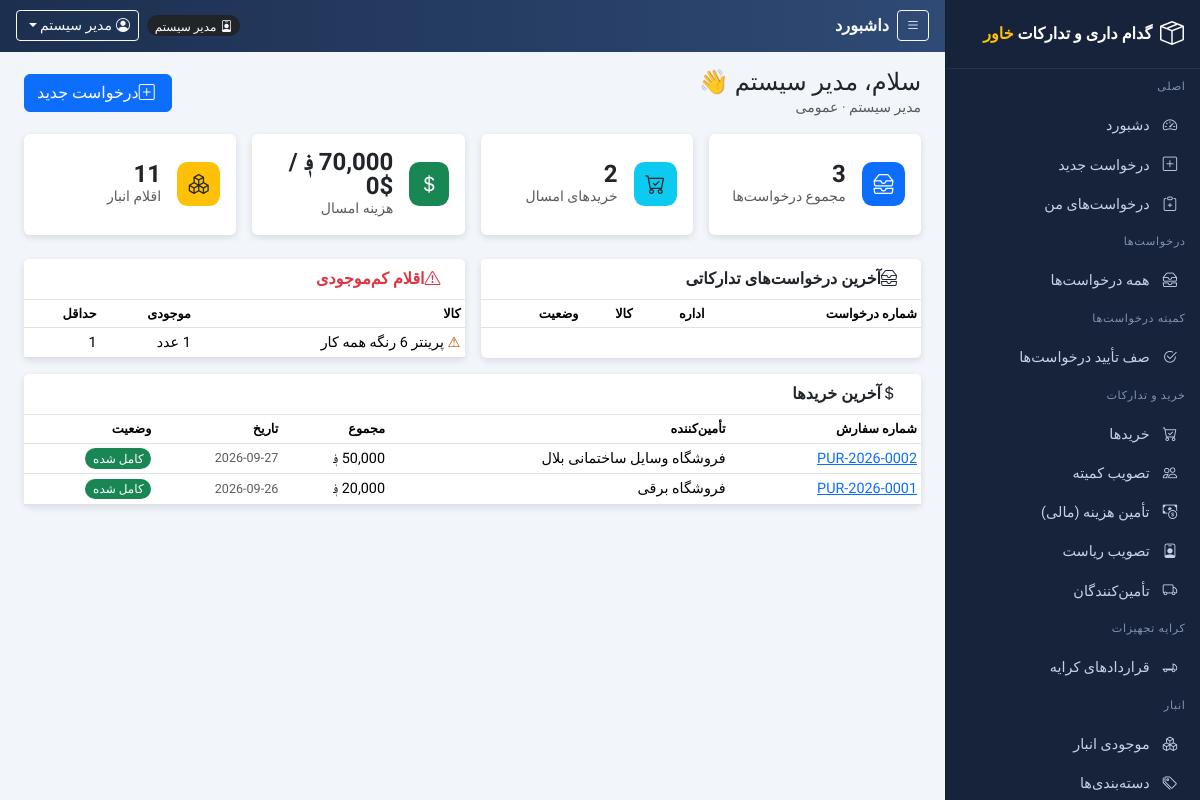
/index.php (signed in), run on the app's committed database.
### tables this page shows
CREATE TABLE `users` (
  `id` int(10) UNSIGNED NOT NULL,
  `username` varchar(50) NOT NULL,
  `password` varchar(255) NOT NULL COMMENT 'bcrypt hash (password_hash)',
  `name` varchar(100) NOT NULL,
  `role` enum('employee','procurement_manager','warehouse_manager','gate_security','committee','general_manager','finance','admin') NOT NULL DEFAULT 'employee',
  `department_id` int(10) UNSIGNED DEFAULT NULL,
  `email` varchar(120) DEFAULT NULL,
  `phone` varchar(30) DEFAULT NULL,
  `status` tinyint(1) NOT NULL DEFAULT 1,
  `created_at` timestamp NOT NULL DEFAULT current_timestamp()
);

CREATE TABLE `warehouse_items` (
  `id` int(10) UNSIGNED NOT NULL,
  `name` varchar(150) NOT NULL,
  `category_id` int(10) UNSIGNED DEFAULT NULL,
  `quantity` decimal(12,2) NOT NULL DEFAULT 0.00,
  `unit` varchar(20) NOT NULL DEFAULT 'pcs',
  `location` varchar(60) DEFAULT NULL,
  `min_stock` decimal(12,2) NOT NULL DEFAULT 0.00,
  `notes` text DEFAULT NULL,
  `created_at` timestamp NOT NULL DEFAULT current_timestamp(),
  `updated_at` timestamp NOT NULL DEFAULT current_timestamp() ON UPDATE current_timestamp()
);

CREATE TABLE `purchases` (
  `id` int(10) UNSIGNED NOT NULL,
  `purchase_no` varchar(30) NOT NULL,
  `request_id` int(10) UNSIGNED NOT NULL,
  `supplier_id` int(10) UNSIGNED DEFAULT NULL COMMENT 'final supplier',
  `selected_quotation_id` int(10) UNSIGNED DEFAULT NULL COMMENT 'winning quotation chosen by procurement',
  `quantity` decimal(12,2) NOT NULL,
  `unit_price` decimal(12,2) DEFAULT NULL,
  `total_cost` decimal(12,2) DEFAULT NULL,
  `currency` enum('AFN','USD') NOT NULL DEFAULT 'AFN' COMMENT 'AFN = افغانی, USD = دالر',
  `purchase_date` date DEFAULT NULL,
  `urgency` enum('normal','urgent') NOT NULL DEFAULT 'normal',
  `payment_status` enum('pending','paid') NOT NULL DEFAULT 'pending',
  `status` enum('draft','quotation','committee_pending','approved','supplier_selected','authority_approved','financed','ordered','received','completed','rejected') NOT NULL DEFAULT 'draft',
  `approved_by` int(10) UNSIGNED DEFAULT NULL,
  `committee_approved` tinyint(1) NOT NULL DEFAULT 0,
  `committee_note` text DEFAULT NULL,
  `authority_name` varchar(150) DEFAULT NULL COMMENT 'name of the approving president / executive director',
  `authority_position` varchar(150) DEFAULT NULL COMMENT 'position of the approving authority',
  `authority_approved_by` int(10) UNSIGNED DEFAULT NULL COMMENT 'user account that registered the approval',
  `authority_approved_at` datetime DEFAULT NULL,
  `authority_note` text DEFAULT NULL COMMENT 'comment of the company presidency',
  `finance_method` enum('bank_cheque','cash','bank_transfer','other') DEFAULT NULL COMMENT 'how finance delivers the money',
  `finance_ref_no` varchar(60) DEFAULT NULL COMMENT 'cheque / voucher / reference number',
  `finance_amount` decimal(14,2) DEFAULT NULL COMMENT 'amount handed over by finance',
  `finance_currency` enum('AFN','USD') NOT NULL DEFAULT 'AFN' COMMENT 'currency of the handed-over amount',
  `finance_note` text DEFAULT NULL COMMENT 'message from finance to the purchasing department',
  `finance_released_by` int(10) UNSIGNED DEFAULT NULL,
  `finance_released_at` datetime DEFAULT NULL,
  `order_registered_by` int(10) UNSIGNED DEFAULT NULL,
  `order_registered_at` datetime DEFAULT NULL,
  `announcement_note` text DEFAULT NULL COMMENT 'public announcement / bulk',
  `created_at` timestamp NOT NULL DEFAULT current_timestamp(),
  `updated_at` timestamp NOT NULL DEFAULT current_timestamp() ON UPDATE current_timestamp()
);

CREATE TABLE `suppliers` (
  `id` int(10) UNSIGNED NOT NULL,
  `name` varchar(150) NOT NULL,
  `contact_person` varchar(100) DEFAULT NULL,
  `phone` varchar(30) DEFAULT NULL,
  `email` varchar(120) DEFAULT NULL,
  `address` varchar(255) DEFAULT NULL,
  `notes` text DEFAULT NULL,
  `created_at` timestamp NOT NULL DEFAULT current_timestamp()
);

### includes/dash_admin.php (the view, shortened to what the rows shown need)
<?php
$recentPur = fetch_all("SELECT p.id, p.purchase_no, s.name supplier, p.total_cost, p.currency, p.purchase_date, p.status
  FROM purchases p LEFT JOIN suppliers s ON s.id=p.supplier_id ORDER BY p.id DESC LIMIT 8");
$low = fetch_all("SELECT w.name, w.quantity, w.unit, w.min_stock FROM warehouse_items w
  WHERE w.quantity <= w.min_stock ORDER BY (w.quantity - w.min_stock) ASC LIMIT 6");
?>
<div class="row g-3 mb-3">
  <div class="col-lg-6">
    <div class="card h-100">
      <div class="table-responsive"><table class="table table-sm table-hover align-middle mb-0">
        <thead><tr><th>شماره درخواست</th><th>اداره</th><th>کالا</th><th>وضعیت</th></tr></thead>
      </table></div>
    </div>
  </div>
  <div class="col-lg-6">
    <div class="card h-100">
      <div class="table-responsive"><table class="table table-sm table-hover align-middle mb-0">
        <thead><tr><th>کالا</th><th>موجودی</th><th>حداقل</th></tr></thead>
        <tbody>
        <?php foreach ($low as $w): ?>
          <tr class="low-stock"><td><?php echo h($w['name']); ?></td>
              <td><?php echo xnum($w['quantity']); ?> <?php echo h(unit_label($w['unit'])); ?></td>
              <td><?php echo xnum($w['min_stock']); ?></td></tr>
        <?php endforeach; ?>
        </tbody>
      </table></div>
    </div>
  </div>
</div>
<div class="card mb-4">
  <div class="table-responsive"><table class="table table-sm table-hover align-middle mb-0">
    <thead><tr><th>شماره سفارش</th><th>تأمین‌کننده</th><th>مجموع</th><th>تاریخ</th><th>وضعیت</th></tr></thead>
    <tbody>
    <?php foreach ($recentPur as $p): ?>
      <tr><td><a href="<?php echo $base; ?>/purchases/view.php?id=<?php echo $p['id']; ?>"><?php echo h($p['purchase_no']); ?></a></td>
          <td><?php echo h($p['supplier'] ?? '-'); ?></td>
          <td class="text-nowrap"><?php echo money_cur($p['total_cost'], $p['currency']); ?></td>
          <td class="text-muted small text-nowrap"><?php echo h($p['purchase_date'] ?? ''); ?></td>
          <td><?php echo badge($p['status']); ?></td></tr>
    <?php endforeach; ?>
    </tbody>
  </table></div>
</div>

### includes/header.php (shortened to what the rows shown need)
<?php
require_once __DIR__ . '/auth.php';
$me = $user ?? current_user();
$base = BASE_URL;
?>
<!DOCTYPE html>
<html lang="fa" dir="rtl">
<head>
<link rel="stylesheet" href="https://cdn.jsdelivr.net/npm/bootstrap@5.3.3/dist/css/bootstrap.min.css">
<link rel="stylesheet" href="https://cdn.jsdelivr.net/npm/bootstrap-icons@1.11.3/font/bootstrap-icons.min.css">
<link rel="stylesheet" href="<?php echo $base; ?>/assets/css/style.css">
</head>
<body class="app-rtl">
<div class="app-shell">
  <div class="app-main">
    <header class="app-topbar">
      <div class="d-flex align-items-center text-light gap-2">
        <span class="badge text-bg-dark rounded-pill"><i class="bi bi-person-badge ms-1"></i><?php echo h(role_label($me['role'])); ?></span>
        <div class="dropdown">
          <button class="btn btn-sm btn-outline-light dropdown-toggle" type="button" data-bs-toggle="dropdown" aria-expanded="false">
            <i class="bi bi-person-circle ms-1"></i><?php echo h($me['name']); ?>
          </button>
        </div>
      </div>
    </header>
    <main class="app-content container-fluid px-3 px-xl-4 pt-3">

### index.php (shortened to what the rows shown need)
<?php
require_once __DIR__ . '/includes/auth.php';
$user = require_login();
$role = $user['role'];
require_once __DIR__ . '/includes/header.php';
?>
<div class="page-title-row mb-3">
  <div>
    <h4 class="mb-0">سلام، <?php echo h($user['name']); ?> &#128075;</h4>
    <div class="text-muted small"><?php echo h(role_label($role)); ?> &middot; <?php echo h($user['department_name'] ?? 'عمومی'); ?></div>
  </div>
</div>
<?php
$dashFrag = [
    'employee' => 'employee', 'procurement_manager' => 'procurement_manager',
    'warehouse_manager' => 'warehouse_manager', 'gate_security' => 'gate_security',
    'committee' => 'committee', 'general_manager' => 'general_manager',
    'admin' => 'admin',
];
require __DIR__ . '/includes/dash_' . ($dashFrag[$role] ?? 'general_manager') . '.php';
?>
<?php require_once __DIR__ . '/includes/footer.php'; ?>

### includes/functions.php (shortened to what the rows shown need)
<?php
require_once __DIR__ . '/config.php';
function h($s)
{
    return htmlspecialchars((string)($s ?? ''), ENT_QUOTES);
}
function fetch_one($sql)
{
    global $conn;
    $r = $conn->query($sql);
    return ($r && $r->num_rows) ? $r->fetch_assoc() : null;
}
function fetch_all($sql)
{
    global $conn;
    $r = $conn->query($sql);
    if (method_exists($r, 'fetch_all')) { return $r->fetch_all(MYSQLI_ASSOC); }
    $rows = [];
    return $rows;
}
function money0($n)
{
    $v = (float)($n ?? 0);
    return number_format($v, $v === floor($v) ? 0 : 2);
}
function xnum($n)
{
    $v = (float)($n ?? 0);
    return number_format($v, $v === floor($v) ? 0 : 2);
}
function money_cur($n, $cur)
{
    $s = money0($n);
    if (strtoupper((string)($cur ?? 'AFN')) === 'USD') { return '$' . $s; }
    return $s . ' ؋';
}
function _req_statuses()
{
    return [
        'pending'            => 'در انتظار تعیین بخش کمیته',
        'committee_review'   => 'در انتظار تأیید کمیته',
        'closed'             => 'بسته شده (غیرضروری)',
        'rental_required'    => 'آماده ثبت قرارداد کرایه',
        'rental_active'      => 'کرایه فعال',
        'warehouse_check'    => 'بررسی انبار',
        'purchase_required'  => 'نیاز به خرید',
        'quotation_pending'  => 'در حال جمع‌آوری قیمت‌ها',
        'committee_pending'  => 'در انتظار کمیته',
        'approved'           => 'تصویب شده',
        'supplier_selected'  => 'تأمین‌کننده نهایی انتخاب شده',
        'authority_approved' => 'تصویب ریاست شرکت',
        'financed'           => 'هزینه تأمین شد (مالی)',
        'purchased'          => 'خریداری / سفارش داده شده',
        'received'           => 'دریافت شده در گیت',
        'completed'          => 'کامل شده',
    ];
}
function _pur_statuses()
{
    return [
        'draft'              => 'پیش‌نویس',
        'quotation'          => 'جمع‌آوری قیمت‌ها',
        'committee_pending'  => 'در انتظار کمیته',
        'approved'           => 'تصویب کمیته - انتخاب تأمین‌کننده',
        'supplier_selected'  => 'در انتظار تصویب ریاست شرکت',
        'authority_approved' => 'تصویب ریاست - در انتظار مالی',
        'financed'           => 'هزینه تأمین شد - آماده ثبت سفارش',
        'ordered'            => 'سفارش داده شده',
        'received'           => 'دریافت شده در گیت',
        'completed'          => 'کامل شده',
        'rejected'           => 'رد شده',
    ];
}
function badge_class($s)
{
    $map = [
        'pending' => 'text-bg-warning', 'committee_review' => 'text-bg-primary',
        'closed' => 'text-bg-secondary',
        'rental_required' => 'text-bg-info', 'rental_active' => 'text-bg-primary',
        'scheduled' => 'text-bg-warning', 'active' => 'text-bg-primary',
        'returned' => 'text-bg-success',
        'warehouse_check' => 'text-bg-info', 'purchase_required' => 'text-bg-warning',
        'quotation_pending' => 'text-bg-info', 'committee_pending' => 'text-bg-primary',
        'approved' => 'text-bg-primary', 'purchased' => 'text-bg-info',
        'supplier_selected' => 'text-bg-warning',
        'authority_approved' => 'text-bg-primary', 'financed' => 'text-bg-info',
        'bank_cheque' => 'text-bg-secondary', 'cash' => 'text-bg-secondary',
        'bank_transfer' => 'text-bg-secondary', 'other' => 'text-bg-secondary',
        'received' => 'text-bg-secondary', 'completed' => 'text-bg-success',
        'draft' => 'text-bg-secondary', 'quotation' => 'text-bg-info',
        'ordered' => 'text-bg-info', 'rejected' => 'text-bg-danger',
        'urgent' => 'text-bg-danger', 'normal' => 'text-bg-secondary',
        'paid' => 'text-bg-success', 'direct' => 'text-bg-dark',
        'warehouse' => 'text-bg-info', 'open' => 'text-bg-success',
    ];
    return $map[$s] ?? 'text-bg-secondary';
}
function badge($s)
{
    $m = _req_statuses();
    foreach (_pur_statuses() as $k => $v) { $m[$k] = $v; }
    $m += ['scheduled'=>'در انتظار تحویل', 'active'=>'فعال', 'returned'=>'برگشت داده شده'];
    $label = $m[$s] ?? ucwords(str_replace('_', ' ', (string)$s));
    return '<span class="badge rounded-pill ' . badge_class($s) . '">' . h($label) . '</span>';
}
function role_label($r)
{
    $map = [
        'employee' => 'کارمند', 'procurement_manager' => 'مدیر خرید',
        'warehouse_manager' => 'مدیر انبار', 'gate_security' => 'امنیت گیت',
        'committee' => 'مسئول / عضو کمیته', 'general_manager' => 'مدیر عمومی',
        'finance' => 'مدیر مالی', 'contracting_manager' => 'مسئول امور قراردادی',
        'admin' => 'مدیر سیستم',
    ];
    return $map[$r] ?? $r;
}
function _units()
{
    return [
        'pcs' => 'عدد', 'bag' => 'کیسه', 'ton' => 'تن', 'kg' => 'کیلوگرم',
        'ream' => 'دسته', 'roll' => 'رول', 'liter' => 'لیتر', 'set' => 'ست',
        'pair' => 'جفت', 'box' => 'جعبه', 'coil' => 'کلاف', 'meter' => 'متر',
    ];
}
function unit_label($u)
{
    $map = _units();
    return $map[$u] ?? $u;
}

### data on the page
users: role "مدیر سیستم", name "مدیر سیستم"
warehouse_items: name "پرینتر 6 رنگه همه کار", unit "عدد", min_stock "1"
purchases: purchase_no "PUR-2026-0002", supplier.name "فروشگاه وسایل ساختمانی بلال", money_cur($p['total_cost'], $p['currency']) "50,000 ؋", purchase_date "2026-09-27", status "کامل شده"
purchases: purchase_no "PUR-2026-0001", supplier.name "فروشگاه برقی", money_cur($p['total_cost'], $p['currency']) "20,000 ؋", purchase_date "2026-09-26", status "کامل شده"

### other printed values
$page_title "داشبورد"
$user['department_name'] "عمومی"
$c[1] "3"
$c[0] "مجموع درخواست‌ها"
$c[1] "2"
$c[0] "خریدهای امسال"
$c[1] "70,000 ؋ / $0"
$c[0] "هزینه امسال"
$c[1] "11"
$c[0] "اقلام انبار"
